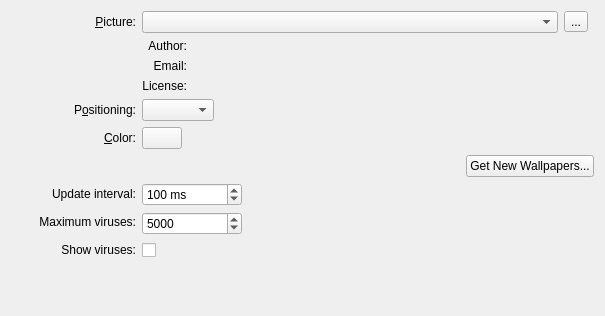
<?xml version="1.0" encoding="UTF-8"?>
<ui version="4.0">
 <class>ImageConfig</class>
 <widget class="QWidget" name="ImageConfig">
  <property name="geometry">
   <rect>
    <x>0</x>
    <y>0</y>
    <width>605</width>
    <height>316</height>
   </rect>
  </property>
  <layout class="QGridLayout" name="gridLayout_2">
   <item row="0" column="0">
    <widget class="QLabel" name="label">
     <property name="minimumSize">
      <size>
       <width>75</width>
       <height>0</height>
      </size>
     </property>
     <property name="text">
      <string>&amp;Picture:</string>
     </property>
     <property name="alignment">
      <set>Qt::AlignRight|Qt::AlignTrailing|Qt::AlignVCenter</set>
     </property>
     <property name="buddy">
      <cstring>m_view</cstring>
     </property>
    </widget>
   </item>
   <item row="0" column="1">
    <widget class="QComboBox" name="m_view">
     <property name="sizePolicy">
      <sizepolicy hsizetype="Preferred" vsizetype="Fixed">
       <horstretch>1</horstretch>
       <verstretch>1</verstretch>
      </sizepolicy>
     </property>
    </widget>
   </item>
   <item row="1" column="1" colspan="3">
    <layout class="QGridLayout" name="gridLayout">
     <item row="0" column="0">
      <widget class="QLabel" name="m_authorLabel">
       <property name="text">
        <string>Author:</string>
       </property>
       <property name="alignment">
        <set>Qt::AlignRight|Qt::AlignTrailing|Qt::AlignVCenter</set>
       </property>
      </widget>
     </item>
     <item row="0" column="1">
      <widget class="QLabel" name="m_authorLine">
       <property name="sizePolicy">
        <sizepolicy hsizetype="Preferred" vsizetype="Fixed">
         <horstretch>1</horstretch>
         <verstretch>0</verstretch>
        </sizepolicy>
       </property>
       <property name="text">
        <string/>
       </property>
      </widget>
     </item>
     <item row="1" column="0">
      <widget class="QLabel" name="m_emailLabel">
       <property name="text">
        <string>Email:</string>
       </property>
       <property name="alignment">
        <set>Qt::AlignRight|Qt::AlignTrailing|Qt::AlignVCenter</set>
       </property>
      </widget>
     </item>
     <item row="1" column="1">
      <widget class="QLabel" name="m_emailLine">
       <property name="sizePolicy">
        <sizepolicy hsizetype="Preferred" vsizetype="Fixed">
         <horstretch>0</horstretch>
         <verstretch>0</verstretch>
        </sizepolicy>
       </property>
       <property name="text">
        <string/>
       </property>
      </widget>
     </item>
     <item row="2" column="0">
      <widget class="QLabel" name="m_licenseLabel">
       <property name="text">
        <string>License:</string>
       </property>
       <property name="alignment">
        <set>Qt::AlignRight|Qt::AlignTop|Qt::AlignTrailing</set>
       </property>
      </widget>
     </item>
     <item row="2" column="1">
      <widget class="QLabel" name="m_licenseLine">
       <property name="sizePolicy">
        <sizepolicy hsizetype="Preferred" vsizetype="Fixed">
         <horstretch>1</horstretch>
         <verstretch>0</verstretch>
        </sizepolicy>
       </property>
       <property name="text">
        <string/>
       </property>
       <property name="alignment">
        <set>Qt::AlignLeading|Qt::AlignLeft|Qt::AlignTop</set>
       </property>
      </widget>
     </item>
    </layout>
   </item>
   <item row="2" column="0">
    <widget class="QLabel" name="label_4">
     <property name="minimumSize">
      <size>
       <width>125</width>
       <height>0</height>
      </size>
     </property>
     <property name="text">
      <string>P&amp;ositioning:</string>
     </property>
     <property name="alignment">
      <set>Qt::AlignRight|Qt::AlignTrailing|Qt::AlignVCenter</set>
     </property>
     <property name="buddy">
      <cstring>m_resizeMethod</cstring>
     </property>
    </widget>
   </item>
   <item row="2" column="1" colspan="3">
    <layout class="QHBoxLayout" name="horizontalLayout">
     <item>
      <widget class="QComboBox" name="m_resizeMethod">
       <property name="sizePolicy">
        <sizepolicy hsizetype="Preferred" vsizetype="Fixed">
         <horstretch>0</horstretch>
         <verstretch>0</verstretch>
        </sizepolicy>
       </property>
      </widget>
     </item>
     <item>
      <spacer name="spacer_2">
       <property name="orientation">
        <enum>Qt::Horizontal</enum>
       </property>
       <property name="sizeHint" stdset="0">
        <size>
         <width>187</width>
         <height>17</height>
        </size>
       </property>
      </spacer>
     </item>
    </layout>
   </item>
   <item row="3" column="0">
    <widget class="QLabel" name="label_5">
     <property name="text">
      <string>&amp;Color:</string>
     </property>
     <property name="alignment">
      <set>Qt::AlignRight|Qt::AlignTrailing|Qt::AlignVCenter</set>
     </property>
     <property name="buddy">
      <cstring>m_color</cstring>
     </property>
    </widget>
   </item>
   <item row="3" column="1" colspan="3">
    <layout class="QHBoxLayout" name="horizontalLayout_2">
     <item>
      <widget class="KColorButton" name="m_color">
       <property name="sizePolicy">
        <sizepolicy hsizetype="Minimum" vsizetype="Fixed">
         <horstretch>0</horstretch>
         <verstretch>0</verstretch>
        </sizepolicy>
       </property>
       <property name="color">
        <color>
         <red>70</red>
         <green>90</green>
         <blue>130</blue>
        </color>
       </property>
       <property name="defaultColor">
        <color>
         <red>70</red>
         <green>90</green>
         <blue>130</blue>
        </color>
       </property>
      </widget>
     </item>
     <item>
      <spacer name="spacer">
       <property name="orientation">
        <enum>Qt::Horizontal</enum>
       </property>
       <property name="sizeHint" stdset="0">
        <size>
         <width>40</width>
         <height>20</height>
        </size>
       </property>
      </spacer>
     </item>
    </layout>
   </item>
   <item row="4" column="1" colspan="3">
    <layout class="QHBoxLayout" name="horizontalLayout_3">
     <item>
      <spacer name="horizontalSpacer">
       <property name="orientation">
        <enum>Qt::Horizontal</enum>
       </property>
       <property name="sizeHint" stdset="0">
        <size>
         <width>40</width>
         <height>20</height>
        </size>
       </property>
      </spacer>
     </item>
     <item>
      <widget class="QPushButton" name="m_newStuff">
       <property name="toolTip">
        <string>Download new wallpapers</string>
       </property>
       <property name="text">
        <string>Get New Wallpapers...</string>
       </property>
      </widget>
     </item>
    </layout>
   </item>
   <item row="9" column="1">
    <spacer name="verticalSpacer_2">
     <property name="orientation">
      <enum>Qt::Vertical</enum>
     </property>
     <property name="sizeHint" stdset="0">
      <size>
       <width>13</width>
       <height>5</height>
      </size>
     </property>
    </spacer>
   </item>
   <item row="0" column="2">
    <widget class="QToolButton" name="m_pictureUrlButton">
     <property name="toolTip">
      <string>Browse</string>
     </property>
     <property name="text">
      <string>...</string>
     </property>
    </widget>
   </item>
   <item row="5" column="1">
    <layout class="QGridLayout" name="gridLayout_3">
     <item row="1" column="2">
      <spacer name="horizontalSpacer_3">
       <property name="orientation">
        <enum>Qt::Horizontal</enum>
       </property>
       <property name="sizeHint" stdset="0">
        <size>
         <width>40</width>
         <height>20</height>
        </size>
       </property>
      </spacer>
     </item>
     <item row="1" column="1">
      <widget class="QSpinBox" name="m_updateInterval">
       <property name="minimumSize">
        <size>
         <width>100</width>
         <height>0</height>
        </size>
       </property>
       <property name="maximumSize">
        <size>
         <width>100</width>
         <height>16777215</height>
        </size>
       </property>
       <property name="suffix">
        <string> ms</string>
       </property>
       <property name="minimum">
        <number>20</number>
       </property>
       <property name="maximum">
        <number>2000</number>
       </property>
       <property name="value">
        <number>100</number>
       </property>
      </widget>
     </item>
     <item row="2" column="1">
      <widget class="QSpinBox" name="m_maxCells">
       <property name="minimumSize">
        <size>
         <width>100</width>
         <height>0</height>
        </size>
       </property>
       <property name="maximumSize">
        <size>
         <width>100</width>
         <height>16777215</height>
        </size>
       </property>
       <property name="minimum">
        <number>200</number>
       </property>
       <property name="maximum">
        <number>100000</number>
       </property>
       <property name="value">
        <number>5000</number>
       </property>
      </widget>
     </item>
     <item row="3" column="1">
      <widget class="QCheckBox" name="m_showCells">
       <property name="text">
        <string/>
       </property>
      </widget>
     </item>
     <item row="2" column="2">
      <spacer name="horizontalSpacer_2">
       <property name="orientation">
        <enum>Qt::Horizontal</enum>
       </property>
       <property name="sizeHint" stdset="0">
        <size>
         <width>40</width>
         <height>20</height>
        </size>
       </property>
      </spacer>
     </item>
     <item row="3" column="2">
      <spacer name="horizontalSpacer_4">
       <property name="orientation">
        <enum>Qt::Horizontal</enum>
       </property>
       <property name="sizeHint" stdset="0">
        <size>
         <width>40</width>
         <height>20</height>
        </size>
       </property>
      </spacer>
     </item>
    </layout>
   </item>
   <item row="5" column="0">
    <layout class="QGridLayout" name="gridLayout_4">
     <item row="0" column="0">
      <widget class="QLabel" name="label_2">
       <property name="locale">
        <locale language="English" country="UnitedStates"/>
       </property>
       <property name="text">
        <string>Update interval:</string>
       </property>
       <property name="alignment">
        <set>Qt::AlignRight|Qt::AlignTrailing|Qt::AlignVCenter</set>
       </property>
      </widget>
     </item>
     <item row="1" column="0">
      <widget class="QLabel" name="label_3">
       <property name="locale">
        <locale language="English" country="UnitedStates"/>
       </property>
       <property name="text">
        <string>Maximum viruses:</string>
       </property>
       <property name="alignment">
        <set>Qt::AlignRight|Qt::AlignTrailing|Qt::AlignVCenter</set>
       </property>
      </widget>
     </item>
     <item row="2" column="0">
      <widget class="QLabel" name="label_6">
       <property name="locale">
        <locale language="English" country="UnitedStates"/>
       </property>
       <property name="text">
        <string>Show viruses:</string>
       </property>
       <property name="alignment">
        <set>Qt::AlignRight|Qt::AlignTrailing|Qt::AlignVCenter</set>
       </property>
      </widget>
     </item>
    </layout>
   </item>
  </layout>
 </widget>
 <customwidgets>
  <customwidget>
   <class>KColorButton</class>
   <extends>QPushButton</extends>
   <header>kcolorbutton.h</header>
  </customwidget>
 </customwidgets>
 <resources/>
 <connections/>
</ui>
